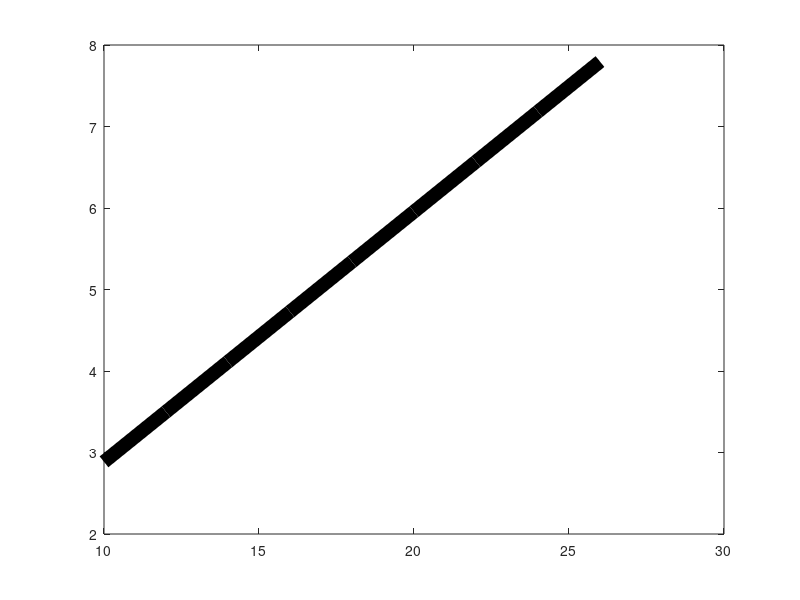

Write the MATLAB code that produced this figure.
u =(10:2:26);
i =[0.065 0.081 0.099 0.117 0.137 0.156 0.177 0.200 0.220];
v1=[2.795 3.582 4.286 4.648 5.133 6.056 6.587 7.180 7.803];
r=0.5*103.84*10^(-3);
s=pi*r*r;
rho=1.185;
p0=u.*i
p1=0.5.*rho.*s.*(v1.^3)
ita=p1./p0

uv=scatter(u, v1, 200, 'k', '.');


M=[u' ones(9,1)];
k=M\(v1');
v1pre=(M*k)';

plot(u, v1pre, '-k', 'LineWidth', 10);
